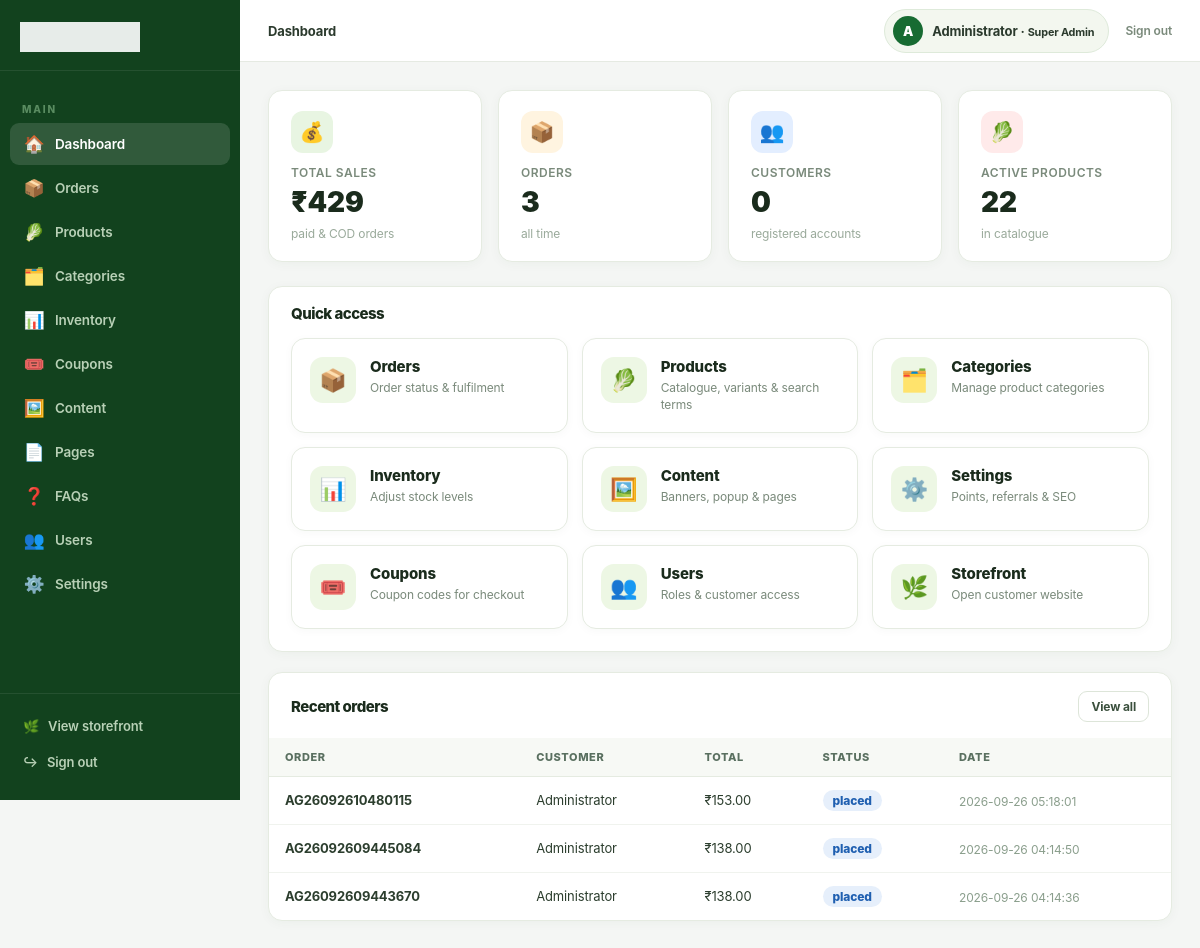
Page /admin/ (signed in) on the committed database.
### tables this page shows
CREATE TABLE `users` (
  `id` bigint(20) UNSIGNED NOT NULL,
  `name` varchar(120) NOT NULL,
  `first_name` varchar(80) DEFAULT NULL,
  `last_name` varchar(80) DEFAULT NULL,
  `email` varchar(190) DEFAULT NULL,
  `phone` varchar(20) DEFAULT NULL,
  `avatar` varchar(500) DEFAULT NULL,
  `password_hash` varchar(255) DEFAULT NULL,
  `provider` enum('local','google','facebook') NOT NULL DEFAULT 'local',
  `provider_id` varchar(190) DEFAULT NULL,
  `role_slug` varchar(80) NOT NULL DEFAULT 'customer',
  `points` int(10) UNSIGNED NOT NULL DEFAULT 0,
  `wallet_balance` decimal(10,2) NOT NULL DEFAULT 0.00,
  `remember_token_hash` varchar(255) DEFAULT NULL,
  `referral_code` varchar(32) DEFAULT NULL,
  `referred_by` bigint(20) UNSIGNED DEFAULT NULL,
  `is_active` tinyint(1) NOT NULL DEFAULT 1,
  `remarks` text DEFAULT NULL,
  `created_at` timestamp NOT NULL DEFAULT current_timestamp(),
  `updated_at` timestamp NOT NULL DEFAULT current_timestamp() ON UPDATE current_timestamp()
);

CREATE TABLE `orders` (
  `id` bigint(20) UNSIGNED NOT NULL,
  `order_no` varchar(40) NOT NULL,
  `user_id` bigint(20) UNSIGNED DEFAULT NULL,
  `address_id` bigint(20) UNSIGNED DEFAULT NULL,
  `subtotal` decimal(10,2) DEFAULT 0.00,
  `handling_charge` decimal(10,2) DEFAULT 0.00,
  `delivery_fee` decimal(10,2) DEFAULT 0.00,
  `discount` decimal(10,2) DEFAULT 0.00,
  `points_used` int(11) DEFAULT 0,
  `points_earned` int(11) DEFAULT 0,
  `coupon_code` varchar(50) DEFAULT NULL,
  `total` decimal(10,2) DEFAULT 0.00,
  `payment_method` varchar(30) DEFAULT 'cod',
  `razorpay_order_id` varchar(80) DEFAULT NULL,
  `razorpay_payment_id` varchar(80) DEFAULT NULL,
  `payment_reference` varchar(120) DEFAULT NULL,
  `payment_status` varchar(30) DEFAULT 'pending',
  `status` varchar(40) DEFAULT 'placed',
  `delivery_slot` varchar(100) DEFAULT NULL,
  `notes` text DEFAULT NULL,
  `created_at` timestamp NOT NULL DEFAULT current_timestamp(),
  `updated_at` timestamp NOT NULL DEFAULT current_timestamp() ON UPDATE current_timestamp()
);

### config/config.php (called while the page is built, shortened)
<?php
function e(?string $v):string{return htmlspecialchars($v??'',ENT_QUOTES,'UTF-8');}
function url(string $p=''):string{return BASE_URL.ltrim($p,'/');}
function user_can(PDO $pdo,string $permission):bool{if(empty($_SESSION['role']))return false;$role=$_SESSION['role'];$s=$pdo->prepare('SELECT can_manage_users,can_manage_catalog,can_manage_orders,can_manage_settings,can_manage_content FROM roles WHERE slug=?');$s->execute([$role]);$r=$s->fetch();if(!$r)return false;switch($permission){case 'users': return (bool)$r['can_manage_users']; case 'catalog': return (bool)$r['can_manage_catalog']; case 'orders': return (bool)$r['can_manage_orders']; case 'settings': return (bool)$r['can_manage_settings']; case 'content': return (bool)$r['can_manage_content']; default: return false;}}

### admin/index.php (the view, shortened to what this page needs)
<?php
$pdo = db();
    ?>
    <?php
$stats = [
    'sales'     => $pdo->query("SELECT COALESCE(SUM(total),0) FROM orders WHERE payment_status='paid' OR payment_method='cod'")->fetchColumn(),
    'orders'    => $pdo->query('SELECT COUNT(*) FROM orders')->fetchColumn(),
    'customers' => $pdo->query("SELECT COUNT(*) FROM users WHERE role_slug='customer'")->fetchColumn(),
    'products'  => $pdo->query('SELECT COUNT(*) FROM products WHERE is_active=1')->fetchColumn(),
];
$recent = $pdo->query(
    "SELECT o.order_no, o.total, o.status, o.created_at, u.name user_name
     FROM orders o LEFT JOIN users u ON u.id=o.user_id
     ORDER BY o.id DESC LIMIT 6"
)->fetchAll();
$adminTitle   = 'Dashboard';
$adminSection = 'dashboard';
include __DIR__.'/../includes/admin-header.php';
?>
<div class="ap-stats">
  <div class="ap-stat">
    <div class="ap-stat-icon green">💰</div>
    <div class="ap-stat-label">Total Sales</div>
    <div class="ap-stat-value">₹<?= number_format((float)$stats['sales']) ?></div>
    <div class="ap-stat-sub">paid &amp; COD orders</div>
  </div>
  <div class="ap-stat">
    <div class="ap-stat-icon amber">📦</div>
    <div class="ap-stat-label">Orders</div>
    <div class="ap-stat-value"><?= number_format((int)$stats['orders']) ?></div>
    <div class="ap-stat-sub">all time</div>
  </div>
  <div class="ap-stat">
    <div class="ap-stat-icon blue">👥</div>
    <div class="ap-stat-label">Customers</div>
    <div class="ap-stat-value"><?= number_format((int)$stats['customers']) ?></div>
    <div class="ap-stat-sub">registered accounts</div>
  </div>
  <div class="ap-stat">
    <div class="ap-stat-icon rose">🥬</div>
    <div class="ap-stat-label">Active Products</div>
    <div class="ap-stat-value"><?= number_format((int)$stats['products']) ?></div>
    <div class="ap-stat-sub">in catalogue</div>
  </div>
</div>
<div class="ap-card">
  <div class="ap-card-header">
    <h2 class="ap-card-title">Quick access</h2>
  </div>
  <div class="ap-card-body">
    <div class="ap-module-grid">
      <?php if (user_can($pdo,'orders')): ?>
      <a class="ap-module" href="orders.php">
        <div class="ap-module-icon">📦</div>
        <div class="ap-module-text"><b>Orders</b><span>Order status &amp; fulfilment</span></div>
      </a>
      <?php endif; ?>
      <?php if (user_can($pdo,'catalog')): ?>
      <a class="ap-module" href="products.php">
        <div class="ap-module-icon">🥬</div>
        <div class="ap-module-text"><b>Products</b><span>Catalogue, variants &amp; search terms</span></div>
      </a>
      <a class="ap-module" href="categories.php">
        <div class="ap-module-icon">🗂️</div>
        <div class="ap-module-text"><b>Categories</b><span>Manage product categories</span></div>
      </a>
      <a class="ap-module" href="inventory.php">
        <div class="ap-module-icon">📊</div>
        <div class="ap-module-text"><b>Inventory</b><span>Adjust stock levels</span></div>
      </a>
      <?php endif; ?>
      <?php if (user_can($pdo,'content')): ?>
      <a class="ap-module" href="content.php">
        <div class="ap-module-icon">🖼️</div>
        <div class="ap-module-text"><b>Content</b><span>Banners, popup &amp; pages</span></div>
      </a>
      <?php endif; ?>
      <?php if (user_can($pdo,'settings')): ?>
      <a class="ap-module" href="settings.php">
        <div class="ap-module-icon">⚙️</div>
        <div class="ap-module-text"><b>Settings</b><span>Points, referrals &amp; SEO</span></div>
      </a>
      <a class="ap-module" href="coupons.php">
        <div class="ap-module-icon">🎟️</div>
        <div class="ap-module-text"><b>Coupons</b><span>Coupon codes for checkout</span></div>
      </a>
      <?php endif; ?>
      <?php if (user_can($pdo,'users')): ?>
      <a class="ap-module" href="users.php">
        <div class="ap-module-icon">👥</div>
        <div class="ap-module-text"><b>Users</b><span>Roles &amp; customer access</span></div>
      </a>
      <?php endif; ?>
      <a class="ap-module" href="<?= url() ?>" target="_blank">
        <div class="ap-module-icon">🌿</div>
        <div class="ap-module-text"><b>Storefront</b><span>Open customer website</span></div>
      </a>
    </div>
  </div>
</div>
<?php if ($recent && user_can($pdo,'orders')): ?>
<div class="ap-card">
  <div class="ap-card-header">
    <h2 class="ap-card-title">Recent orders</h2>
    <a class="ap-btn ap-btn-sm" href="orders.php">View all</a>
  </div>
  <div class="ap-card-body no-pad">
    <div class="ap-table-wrap">
      <table class="ap-table">
        <thead>
          <tr>
            <th>Order</th>
            <th>Customer</th>
            <th>Total</th>
            <th>Status</th>
            <th>Date</th>
          </tr>
        </thead>
        <tbody>
          <?php foreach ($recent as $r): ?>
          <tr>
            <td><b><?= e($r['order_no']) ?></b></td>
            <td><?= e($r['user_name'] ?? 'Guest') ?></td>
            <td>₹<?= number_format((float)$r['total'], 2) ?></td>
            <td>
              <?php
              $sc = match($r['status']) {
                'delivered'        => 'ap-badge-green',
                'placed','confirmed','packed' => 'ap-badge-blue',
                'out_for_delivery' => 'ap-badge-amber',
                'cancelled','returned' => 'ap-badge-red',
                default            => 'ap-badge-gray',
              };
              ?>
              <span class="ap-badge <?= $sc ?>"><?= e($r['status']) ?></span>
            </td>
            <td><small><?= e($r['created_at']) ?></small></td>
          </tr>
          <?php endforeach; ?>
        </tbody>
      </table>
    </div>
  </div>
</div>
<?php endif; ?>
<?php include __DIR__.'/../includes/admin-footer.php'; ?>

### includes/admin-header.php (shortened to what this page needs)
<?php
$adminTitle   = $adminTitle   ?? 'Admin';
$adminSection = $adminSection ?? '';
$adminCrumbs  = $adminCrumbs  ?? [];
$_au = null;
if (is_logged_in()) {
    $_s = $pdo->prepare('SELECT first_name, last_name, role_slug FROM users WHERE id = ? LIMIT 1');
    $_s->execute([user_id()]);
    $_au = $_s->fetch();
}
$_auName  = trim(($_au['first_name'] ?? '') . ' ' . ($_au['last_name'] ?? '')) ?: 'Admin';
$_auRole  = ucwords(str_replace('_', ' ', $_au['role_slug'] ?? 'admin'));
$_auInit  = strtoupper(mb_substr($_auName, 0, 1));
$_navItems = [
    ['dashboard', '🏠', 'Dashboard',  url('admin/'),                 null],
    ['orders',    '📦', 'Orders',     url('admin/orders.php'),       'orders'],
    ['products',  '🥬', 'Products',   url('admin/products.php'),     'catalog'],
    ['categories','🗂️',  'Categories', url('admin/categories.php'),  'catalog'],
    ['inventory', '📊', 'Inventory',  url('admin/inventory.php'),    'catalog'],
    ['coupons',   '🎟️',  'Coupons',   url('admin/coupons.php'),      'settings'],
    ['content',   '🖼️',  'Content',   url('admin/content.php'),      'content'],
    ['pages',     '📄', 'Pages',      url('admin/pages.php'),        'content'],
    ['faqs',      '❓', 'FAQs',       url('admin/faqs.php'),         'content'],
    ['users',     '👥', 'Users',      url('admin/users.php'),        'users'],
    ['settings',  '⚙️',  'Settings',  url('admin/settings.php'),    'settings'],
];
?>
<!doctype html>
<html lang="en">
<head>
  <link rel="stylesheet" href="<?= url('assets/css/style.css') ?>?v=<?= time() ?>">
</head>
<body class="admin-body">
<div class="admin-shell">
  <aside class="admin-sidebar" id="adminSidebar">
    <div class="admin-brand">
      <img src="<?= url('assets/logo.png') ?>" alt="<?= e(APP_NAME) ?>">
    </div>
    <nav class="admin-nav">
      <div class="admin-nav-section">Main</div>
      <?php foreach ($_navItems as [$key, $icon, $label, $href, $perm]): ?>
        <a href="<?= e($href) ?>" class="<?= $adminSection === $key ? 'active' : '' ?>">
          <span class="nav-icon"><?= $icon ?></span>
          <?= e($label) ?>
        </a>
      <?php endforeach; ?>
    </nav>
    <div class="admin-sidebar-footer">
      <a href="<?= url() ?>" target="_blank">
        <span class="nav-icon">🌿</span> View storefront
      </a>
      <a href="<?= url('admin/logout.php') ?>">
        <span class="nav-icon">↪</span> Sign out
      </a>
    </div>
  </aside>
  <div class="admin-main">
    <header class="admin-topbar">
      <div class="admin-topbar-left">
        <?php if ($adminCrumbs): ?>
          <nav class="admin-breadcrumb" aria-label="Breadcrumb">
            <a href="<?= url('admin/') ?>">Dashboard</a>
            <?php foreach ($adminCrumbs as $_crumb): ?>
              <span class="sep">/</span>
              <?php if (!empty($_crumb['url'])): ?>
                <a href="<?= e($_crumb['url']) ?>"><?= e($_crumb['label']) ?></a>
              <?php else: ?>
                <span class="current"><?= e($_crumb['label']) ?></span>
              <?php endif; ?>
            <?php endforeach; ?>
          </nav>
        <?php else: ?>
          <nav class="admin-breadcrumb">
            <span class="current"><?= e($adminTitle) ?></span>
          </nav>
        <?php endif; ?>
      </div>
      <div class="admin-topbar-right">
        <div class="admin-user-pill">
          <div class="admin-avatar"><?= e($_auInit) ?></div>
          <span><?= e($_auName) ?> &middot; <small><?= e($_auRole) ?></small></span>
        </div>
        <a href="<?= url('admin/logout.php') ?>">Sign out</a>
      </div>
    </header>
    <div class="admin-content">

### rows in the picture
users: _auInit "A", first_name "Administrator", role_slug "Super Admin"
orders: order_no "AG26092610480115", user.name "Administrator", total "153.00", status "placed", created_at "2026-09-26 05:18:01"
orders: order_no "AG26092609445084", user.name "Administrator", total "138.00", status "placed", created_at "2026-09-26 04:14:50"
orders: order_no "AG26092609443670", user.name "Administrator", total "138.00", status "placed", created_at "2026-09-26 04:14:36"

### other values in the picture
$icon "🏠"
$label "Dashboard"
$icon "📦"
$label "Orders"
$icon "🥬"
$label "Products"
$icon "🗂️"
$label "Categories"
$icon "📊"
$label "Inventory"
$icon "🎟️"
$label "Coupons"
$icon "🖼️"
$label "Content"
$icon "📄"
